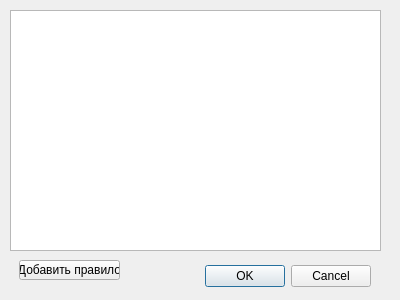
<?xml version="1.0" encoding="UTF-8"?>
<ui version="4.0">
 <class>MovementRuleListDialog</class>
 <widget class="QDialog" name="MovementRuleListDialog">
  <property name="geometry">
   <rect>
    <x>0</x>
    <y>0</y>
    <width>400</width>
    <height>300</height>
   </rect>
  </property>
  <property name="windowTitle">
   <string>Dialog</string>
  </property>
  <widget class="QDialogButtonBox" name="buttonBox">
   <property name="geometry">
    <rect>
     <x>30</x>
     <y>260</y>
     <width>341</width>
     <height>32</height>
    </rect>
   </property>
   <property name="orientation">
    <enum>Qt::Orientation::Horizontal</enum>
   </property>
   <property name="standardButtons">
    <set>QDialogButtonBox::StandardButton::Cancel|QDialogButtonBox::StandardButton::Ok</set>
   </property>
  </widget>
  <widget class="QListWidget" name="listWidget">
   <property name="geometry">
    <rect>
     <x>10</x>
     <y>10</y>
     <width>371</width>
     <height>241</height>
    </rect>
   </property>
  </widget>
  <widget class="QPushButton" name="addNewMovementRule">
   <property name="geometry">
    <rect>
     <x>19</x>
     <y>260</y>
     <width>101</width>
     <height>20</height>
    </rect>
   </property>
   <property name="text">
    <string>Добавить правило</string>
   </property>
  </widget>
 </widget>
 <resources/>
 <connections>
  <connection>
   <sender>buttonBox</sender>
   <signal>accepted()</signal>
   <receiver>MovementRuleListDialog</receiver>
   <slot>accept()</slot>
   <hints>
    <hint type="sourcelabel">
     <x>248</x>
     <y>254</y>
    </hint>
    <hint type="destinationlabel">
     <x>157</x>
     <y>274</y>
    </hint>
   </hints>
  </connection>
  <connection>
   <sender>buttonBox</sender>
   <signal>rejected()</signal>
   <receiver>MovementRuleListDialog</receiver>
   <slot>reject()</slot>
   <hints>
    <hint type="sourcelabel">
     <x>316</x>
     <y>260</y>
    </hint>
    <hint type="destinationlabel">
     <x>286</x>
     <y>274</y>
    </hint>
   </hints>
  </connection>
 </connections>
</ui>
